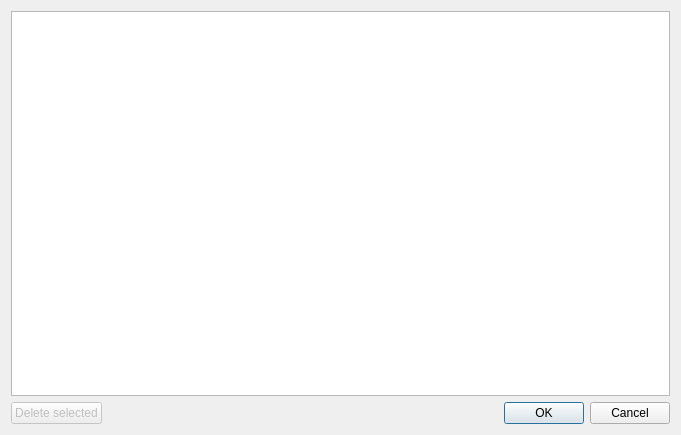
<?xml version="1.0" encoding="UTF-8"?>
<ui version="4.0">
 <class>CLoadProjectDialog</class>
 <widget class="QDialog" name="CLoadProjectDialog">
  <property name="geometry">
   <rect>
    <x>0</x>
    <y>0</y>
    <width>681</width>
    <height>435</height>
   </rect>
  </property>
  <property name="windowTitle">
   <string>Project selector</string>
  </property>
  <layout class="QGridLayout" name="gridLayout">
   <item row="1" column="1">
    <widget class="QDialogButtonBox" name="buttonBox">
     <property name="standardButtons">
      <set>QDialogButtonBox::Cancel|QDialogButtonBox::Ok</set>
     </property>
     <property name="centerButtons">
      <bool>false</bool>
     </property>
    </widget>
   </item>
   <item row="1" column="0">
    <widget class="QPushButton" name="pushButtonDelete">
     <property name="enabled">
      <bool>false</bool>
     </property>
     <property name="focusPolicy">
      <enum>Qt::NoFocus</enum>
     </property>
     <property name="text">
      <string>Delete selected</string>
     </property>
    </widget>
   </item>
   <item row="0" column="0" colspan="2">
    <widget class="QListWidget" name="listWidgetProjects">
     <property name="font">
      <font>
       <pointsize>24</pointsize>
      </font>
     </property>
     <property name="selectionBehavior">
      <enum>QAbstractItemView::SelectRows</enum>
     </property>
    </widget>
   </item>
  </layout>
 </widget>
 <resources/>
 <connections/>
</ui>
